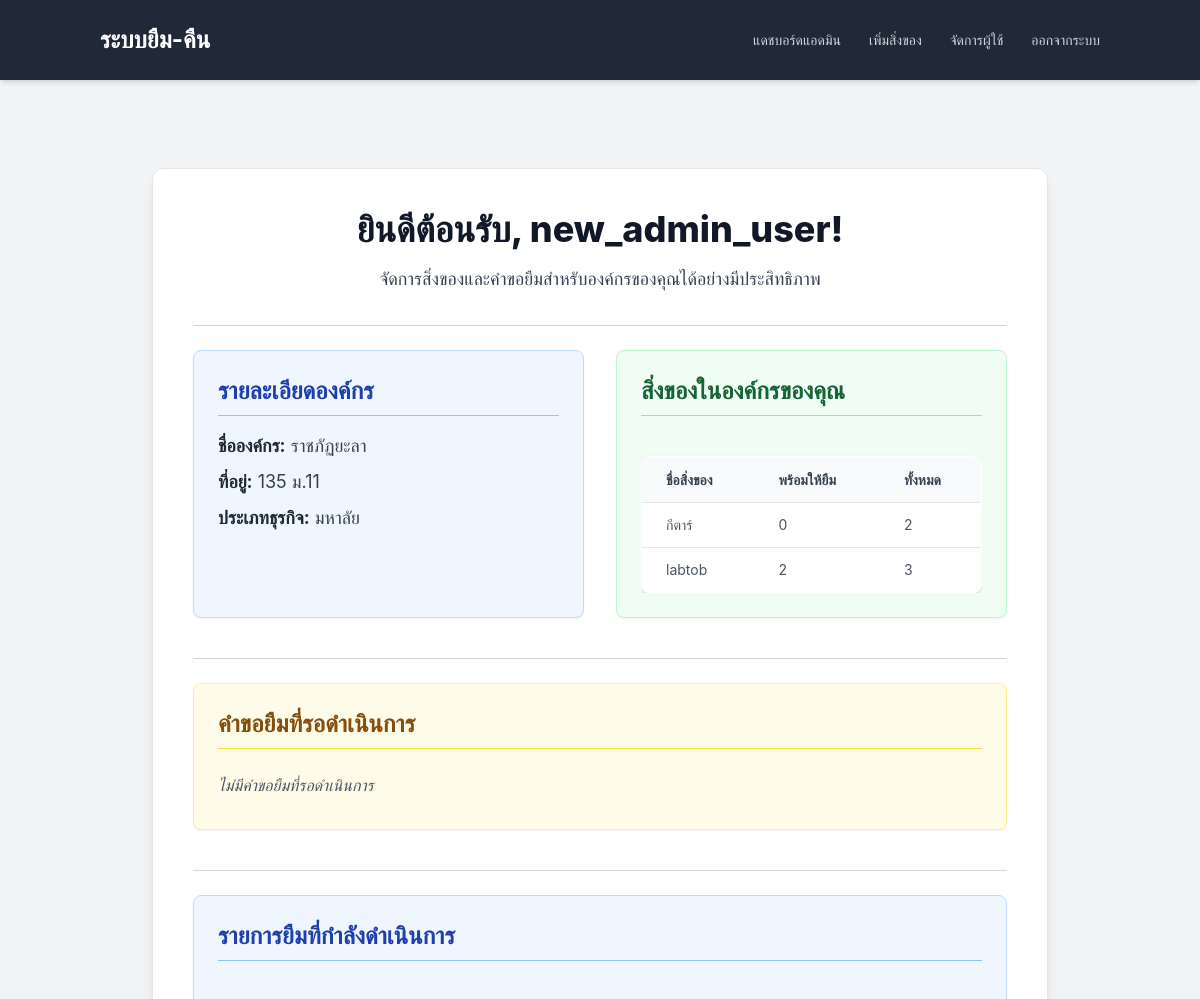
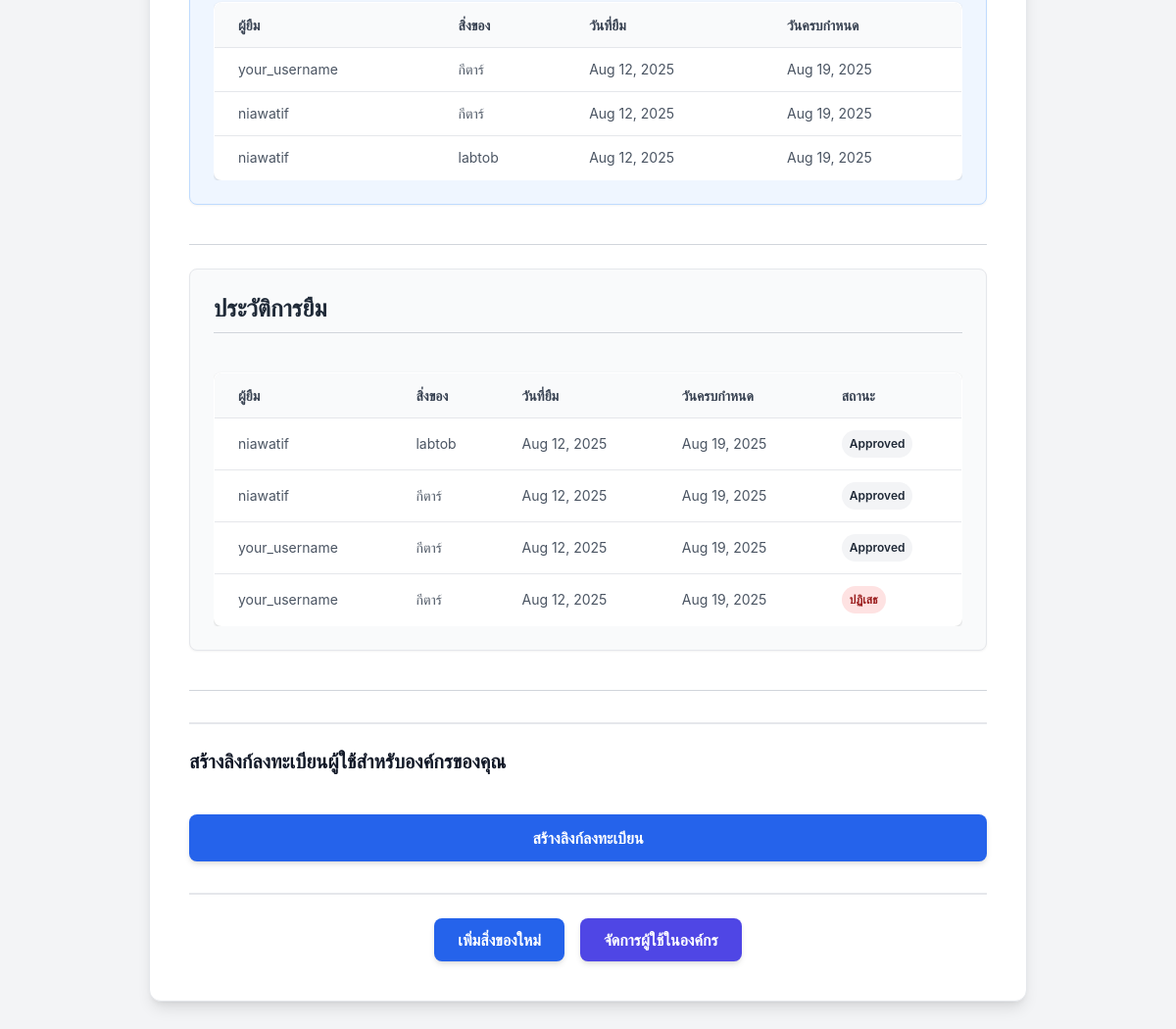
The app's page /dashboard/ (signed in) with its own data (2 pictures, top to bottom).
### users/models.py (models this page shows, shortened)
class CustomUser(AbstractUser):
    organization = models.ForeignKey(
        Organization,
        on_delete=models.CASCADE,
        null=True,
        blank=True
    )
    is_platform_admin = models.BooleanField(default=False)
    is_org_admin = models.BooleanField(default=False)

class Organization(models.Model):
    name = models.CharField(max_length=200, unique=True)
    address = models.CharField(max_length=255)
    business_type = models.CharField(max_length=100)

### borrowing/models.py (models this page shows, shortened)
class Item(models.Model):
    name = models.CharField(max_length=200)
    description = models.TextField()
    quantity = models.IntegerField(default=1)  # จำนวนทั้งหมดของสิ่งของ
    available_quantity = models.IntegerField(default=1) # จำนวนที่ว่างให้ยืม
    organization = models.ForeignKey(
        Organization,
        on_delete=models.CASCADE
    )

class Loan(models.Model):
    borrower = models.ForeignKey(
        CustomUser,
        on_delete=models.CASCADE
    )
    item = models.ForeignKey(
        Item,
        on_delete=models.CASCADE
    )
    borrow_date = models.DateTimeField(auto_now_add=True)
    return_date = models.DateTimeField(null=True, blank=True)
    due_date = models.DateTimeField()
    STATUS_CHOICES = (
        ('pending', 'Pending'),
        ('approved', 'Approved'),
        ('returned', 'Returned'),
        ('overdue', 'Overdue'),
        ('rejected', 'Rejected'),
    )
    status = models.CharField(max_length=20, choices=STATUS_CHOICES, default='pending')

### users/views.py (the view)
# urls.py: path('', include('users.urls')), # สำหรับ dashboard และ user_dashboard
@login_required
def dashboard(request):
    user = request.user
    if user.is_platform_admin:
        return redirect('/admin/')
    if user.is_org_admin:
        if not user.organization:
            messages.error(request, "บัญชีผู้ดูแลองค์กรของคุณยังไม่ได้ถูกผูกกับองค์กร กรุณาติดต่อผู้ดูแลระบบ.")
            return redirect('login')
        organization = user.organization
        items = Item.objects.filter(organization=organization)
        pending_loans = Loan.objects.filter(item__organization=organization, status='pending')
        active_loans = Loan.objects.filter(item__organization=organization, status='approved')
        loan_history = Loan.objects.filter(
            item__organization=organization
        ).exclude(status='pending').order_by('-borrow_date')
        context = {
            'organization': organization,
            'items': items,
            'pending_loans': pending_loans,
            'active_loans': active_loans,
            'loan_history': loan_history,
        }
        return render(request, 'users/dashboard.html', context)
    else:
        if not user.organization:
            messages.error(request, "บัญชีของคุณยังไม่ได้ถูกผูกกับองค์กร กรุณาติดต่อผู้ดูแลระบบ.")
            return redirect('login')
        return redirect('user_dashboard')

### users/templates/users/dashboard.html (shortened to what this page needs)
{% extends 'users/base.html' %}
{% block content %}
<div class="bg-white p-6 md:p-8 lg:p-10 rounded-xl shadow-lg max-w-4xl mx-auto my-8 border border-gray-200">
    <h1 class="text-3xl md:text-4xl font-extrabold text-gray-900 mb-4 text-center">ยินดีต้อนรับ, {{ user.username }}!</h1>
    <p class="text-gray-700 mb-8 text-center text-lg">จัดการสิ่งของและคำขอยืมสำหรับองค์กรของคุณได้อย่างมีประสิทธิภาพ</p>
    <hr class="my-6 border-gray-300">
    <div class="grid grid-cols-1 md:grid-cols-2 gap-8 mb-10">
        <div class="p-6 bg-blue-50 rounded-lg shadow-sm border border-blue-200">
            <h2 class="text-2xl font-bold text-blue-800 mb-4 border-b pb-2 border-blue-300">รายละเอียดองค์กร</h2>
            <p class="text-gray-700 text-lg mb-2"><strong class="text-gray-800">ชื่อองค์กร:</strong> {{ organization.name }}</p>
            <p class="text-gray-700 text-lg mb-2"><strong class="text-gray-800">ที่อยู่:</strong> {{ organization.address }}</p>
            <p class="text-gray-700 text-lg"><strong class="text-gray-800">ประเภทธุรกิจ:</strong> {{ organization.business_type }}</p>
        </div>
        <div class="p-6 bg-green-50 rounded-lg shadow-sm border border-green-200">
            <h2 class="text-2xl font-bold text-green-800 mb-4 border-b pb-2 border-green-300">สิ่งของในองค์กรของคุณ</h2>
            {% if items %}
                <div class="overflow-x-auto">
                    <table class="min-w-full bg-white rounded-lg overflow-hidden border border-gray-200">
                        <thead>
                            <tr class="bg-gray-100 text-gray-700 uppercase text-sm leading-normal">
                                <th class="py-3 px-6 text-left font-semibold">ชื่อสิ่งของ</th>
                                <th class="py-3 px-6 text-left font-semibold">พร้อมให้ยืม</th>
                                <th class="py-3 px-6 text-left font-semibold">ทั้งหมด</th>
                            </tr>
                        </thead>
                        <tbody class="text-gray-700 text-sm">
                            {% for item in items %}
                                <tr class="border-b border-gray-200 hover:bg-gray-50 transition duration-150 ease-in-out">
                                    <td class="py-3 px-6 text-left whitespace-nowrap">{{ item.name }}</td>
                                    <td class="py-3 px-6 text-left">{{ item.available_quantity }}</td>
                                    <td class="py-3 px-6 text-left">{{ item.quantity }}</td>
                                </tr>
                            {% endfor %}
                        </tbody>
                    </table>
                </div>
            {% else %}
                <p class="text-gray-600 italic py-2">ไม่พบสิ่งของในองค์กรของคุณ</p>
            {% endif %}
        </div>
    </div>
    <hr class="my-6 border-gray-300">
    <div class="mb-10 p-6 bg-yellow-50 rounded-lg shadow-sm border border-yellow-200">
        <h2 class="text-2xl font-bold text-yellow-800 mb-4 border-b pb-2 border-yellow-300">คำขอยืมที่รอดำเนินการ</h2>
        {% if pending_loans %}
            <div class="overflow-x-auto">
                <table class="min-w-full bg-white rounded-lg overflow-hidden border border-gray-200">
                    <thead>
                        <tr class="bg-gray-100 text-gray-700 uppercase text-sm leading-normal">
                            <th class="py-3 px-6 text-left font-semibold">ผู้ยืม</th>
                            <th class="py-3 px-6 text-left font-semibold">สิ่งของ</th>
                            <th class="py-3 px-6 text-left font-semibold">วันที่ขอ</th>
                            <th class="py-3 px-6 text-center font-semibold">การกระทำ</th>
                        </tr>
                    </thead>
                    <tbody class="text-gray-700 text-sm">
                        {% for loan in pending_loans %}
                            <tr class="border-b border-gray-200 hover:bg-gray-50 transition duration-150 ease-in-out">
                                <td class="py-3 px-6 text-left whitespace-nowrap">{{ loan.borrower.username }}</td>
                                <td class="py-3 px-6 text-left">{{ loan.item.name }}</td>
                                <td class="py-3 px-6 text-left">{{ loan.borrow_date|date:"M d, Y" }}</td>
                                <td class="py-3 px-6 text-center flex justify-center items-center space-x-2">
                                    <a href="{% url 'approve_loan' loan.id %}" class="bg-green-600 hover:bg-green-700 text-white text-sm font-semibold py-2 px-4 rounded-lg transition duration-300 transform hover:scale-105 shadow-md">อนุมัติ</a>
                                    <a href="{% url 'reject_loan' loan.id %}" class="bg-red-600 hover:bg-red-700 text-white text-sm font-semibold py-2 px-4 rounded-lg transition duration-300 transform hover:scale-105 shadow-md">ปฏิเสธ</a>
                                </td>
                            </tr>
                        {% endfor %}
                    </tbody>
                </table>
            </div>
        {% else %}
            <p class="text-gray-600 italic py-2">ไม่มีคำขอยืมที่รอดำเนินการ</p>
        {% endif %}
    </div>
    <hr class="my-6 border-gray-300">
    <div class="mb-10 p-6 bg-blue-50 rounded-lg shadow-sm border border-blue-200">
        <h2 class="text-2xl font-bold text-blue-800 mb-4 border-b pb-2 border-blue-300">รายการยืมที่กำลังดำเนินการ</h2>
        {% if active_loans %}
            <div class="overflow-x-auto">
                <table class="min-w-full bg-white rounded-lg overflow-hidden border border-gray-200">
                    <thead>
                        <tr class="bg-gray-100 text-gray-700 uppercase text-sm leading-normal">
                            <th class="py-3 px-6 text-left font-semibold">ผู้ยืม</th>
                            <th class="py-3 px-6 text-left font-semibold">สิ่งของ</th>
                            <th class="py-3 px-6 text-left font-semibold">วันที่ยืม</th>
                            <th class="py-3 px-6 text-left font-semibold">วันครบกำหนด</th>
                        </tr>
                    </thead>
                    <tbody class="text-gray-700 text-sm">
                        {% for loan in active_loans %}
                            <tr class="border-b border-gray-200 hover:bg-gray-50 transition duration-150 ease-in-out">
                                <td class="py-3 px-6 text-left whitespace-nowrap">{{ loan.borrower.username }}</td>
                                <td class="py-3 px-6 text-left">{{ loan.item.name }}</td>
                                <td class="py-3 px-6 text-left">{{ loan.borrow_date|date:"M d, Y" }}</td>
                                <td class="py-3 px-6 text-left">{{ loan.due_date|date:"M d, Y" }}</td>
                            </tr>
                        {% endfor %}
                    </tbody>
                </table>
            </div>
        {% else %}
            <p class="text-gray-600 italic py-2">ไม่มีรายการยืมที่กำลังดำเนินการ</p>
        {% endif %}
    </div>
    <hr class="my-6 border-gray-300">
    <div class="mb-10 p-6 bg-gray-50 rounded-lg shadow-sm border border-gray-200">
        <h2 class="text-2xl font-bold text-gray-800 mb-4 border-b pb-2 border-gray-300">ประวัติการยืม</h2>
        {% if loan_history %}
            <div class="overflow-x-auto">
                <table class="min-w-full bg-white rounded-lg overflow-hidden border border-gray-200">
                    <thead>
                        <tr class="bg-gray-100 text-gray-700 uppercase text-sm leading-normal">
                            <th class="py-3 px-6 text-left font-semibold">ผู้ยืม</th>
                            <th class="py-3 px-6 text-left font-semibold">สิ่งของ</th>
                            <th class="py-3 px-6 text-left font-semibold">วันที่ยืม</th>
                            <th class="py-3 px-6 text-left font-semibold">วันครบกำหนด</th>
                            <th class="py-3 px-6 text-left font-semibold">สถานะ</th>
                        </tr>
                    </thead>
                    <tbody class="text-gray-700 text-sm">
                        {% for loan in loan_history %}
                            <tr class="border-b border-gray-200 hover:bg-gray-50 transition duration-150 ease-in-out">
                                <td class="py-3 px-6 text-left whitespace-nowrap">{{ loan.borrower.username }}</td>
                                <td class="py-3 px-6 text-left">{{ loan.item.name }}</td>
                                <td class="py-3 px-6 text-left">{{ loan.borrow_date|default_if_none:"N/A"|date:"M d, Y" }}</td>
                                <td class="py-3 px-6 text-left">{{ loan.due_date|date:"M d, Y" }}</td>
                                <td class="py-3 px-6 text-left">
                                    {% if loan.status == 'returned' %}
                                        <span class="px-2 py-1 inline-flex text-xs leading-5 font-semibold rounded-full bg-green-100 text-green-800">คืนแล้ว</span>
                                    {% elif loan.status == 'rejected' %}
                                        <span class="px-2 py-1 inline-flex text-xs leading-5 font-semibold rounded-full bg-red-100 text-red-800">ปฏิเสธ</span>
                                    {% else %}
                                        <span class="px-2 py-1 inline-flex text-xs leading-5 font-semibold rounded-full bg-gray-100 text-gray-800">{{ loan.status|capfirst }}</span>
                                    {% endif %}
                                </td>
                            </tr>
                        {% endfor %}
                    </tbody>
                </table>
            </div>
        {% else %}
            <p class="text-gray-600 italic py-2">ไม่มีประวัติการยืม</p>
        {% endif %}
    </div>
    <hr class="my-6 border-gray-300">
    {% if user.is_org_admin %}
        <div class="mt-8 pt-6 border-t-2 border-gray-200">
            <h3 class="text-xl font-bold text-gray-900 mb-4">สร้างลิงก์ลงทะเบียนผู้ใช้สำหรับองค์กรของคุณ</h3>
            <form method="post" action="{% url 'generate_registration_link' %}" class="flex flex-col sm:flex-row items-center gap-4">
                <button type="submit" class="w-full sm:w-auto bg-purple-600 hover:bg-purple-700 text-white font-semibold py-2.5 px-6 rounded-lg transition duration-300 transform hover:scale-105 shadow-md">สร้างลิงก์ลงทะเบียน</button>
            </form>
        </div>
    {% endif %}
    <div class="mt-8 pt-6 border-t-2 border-gray-200 flex flex-wrap gap-4 justify-center">
        <a href="{% url 'add_item' %}" class="bg-blue-600 hover:bg-blue-700 text-white font-semibold py-2.5 px-6 rounded-lg transition duration-300 transform hover:scale-105 shadow-md">เพิ่มสิ่งของใหม่</a>
        <a href="{% url 'manage_organization_users' %}" class="bg-indigo-600 hover:bg-indigo-700 text-white font-semibold py-2.5 px-6 rounded-lg transition duration-300 transform hover:scale-105 shadow-md">จัดการผู้ใช้ในองค์กร</a>
    </div>
</div>
{% endblock content %}

### users/templates/users/base.html (style rules this page uses)
body { font-family: 'Inter', sans-serif; background-color: #f3f4f6; min-height: 100vh; display: flex; flex-direction: column; }
h1, h2, h3 { color: #1f2937; font-weight: 700; margin-bottom: 1.5rem; }
h1 { font-size: 2.25rem; text-align: center; }
h2 { font-size: 1.875rem; }
h3 { font-size: 1.5rem; }
button[type="submit"] { width: 100%; padding: 0.75rem; background-color: #2563eb; color: #ffffff; font-weight: 600; border-radius: 0.5rem; transition: background-color 0.3s ease; cursor: pointer; border: none; margin-top: 1.5rem; }
table { width: 100%; border-collapse: collapse; margin-top: 1.5rem; background-color: #ffffff; border-radius: 0.5rem; overflow: hidden; box-shadow: 0 1px 3px 0 rgba(0, 0, 0, 0.1), 0 1px 2px 0 rgba(0, 0, 0, 0.06); }
th, td { padding: 1rem 1.5rem; text-align: left; border-bottom: 1px solid #e5e7eb; }
th { background-color: #f9fafb; font-weight: 600; color: #374151; text-transform: uppercase; font-size: 0.875rem; }
td { color: #4b5563; }
tr:last-child td { border-bottom: none; }

### records on screen
CustomUser: username "new_admin_user"
Organization: name "ราชภัฏยะลา", address "135 ม.11", business_type "มหาลัย"
Item: name "กีตาร์", available_quantity "0", quantity "2"
Item: name "labtob", available_quantity "2", quantity "3"
Loan: borrower.username "your_username", item.name "กีตาร์", borrow_date "Aug 12, 2025", due_date "Aug 19, 2025", status "Approved"
Loan: borrower.username "niawatif", item.name "กีตาร์", borrow_date "Aug 12, 2025", due_date "Aug 19, 2025", status "Approved"
Loan: borrower.username "niawatif", item.name "labtob", borrow_date "Aug 12, 2025", due_date "Aug 19, 2025", status "Approved"
Loan: borrower.username "your_username", item.name "กีตาร์", borrow_date "Aug 12, 2025", due_date "Aug 19, 2025", status "ปฏิเสธ"
